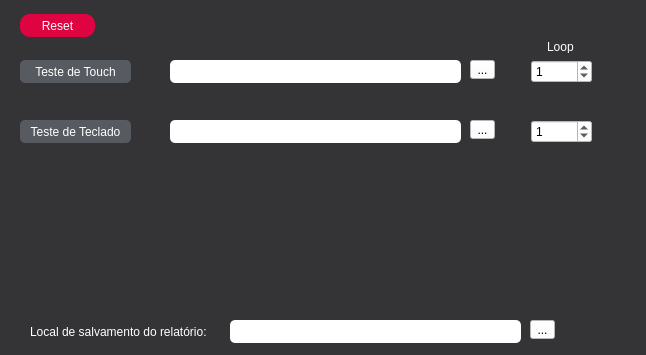
<?xml version="1.0" encoding="UTF-8"?>
<ui version="4.0">
 <class>MainWindow</class>
 <widget class="QMainWindow" name="MainWindow">
  <property name="geometry">
   <rect>
    <x>0</x>
    <y>0</y>
    <width>646</width>
    <height>355</height>
   </rect>
  </property>
  <property name="windowTitle">
   <string>Rotina de Teste</string>
  </property>
  <property name="accessibleName">
   <string/>
  </property>
  <property name="layoutDirection">
   <enum>Qt::LeftToRight</enum>
  </property>
  <property name="styleSheet">
   <string notr="true">background-color: #343436;</string>
  </property>
  <widget class="QWidget" name="centralwidget">
   <widget class="QPushButton" name="Botao_TesteTouch">
    <property name="geometry">
     <rect>
      <x>20</x>
      <y>60</y>
      <width>111</width>
      <height>23</height>
     </rect>
    </property>
    <property name="styleSheet">
     <string notr="true">QPushButton{

    background-color: rgb(87, 90, 97);
    color: rgb(255, 255, 255);
    border-radius:5
}

QPushButton:hover{

	background-color: rgb(113, 196, 223);
    color: rgb(34, 36, 43);
    border-radius:7
    
}
QPushButton:pressed{

	background-color: rgb(62, 101, 255);
    color: rgb(255, 255, 255);
    border-radius:10

}</string>
    </property>
    <property name="text">
     <string>Teste de Touch</string>
    </property>
   </widget>
   <widget class="QToolButton" name="Botao_DiretorioTouch">
    <property name="geometry">
     <rect>
      <x>470</x>
      <y>60</y>
      <width>25</width>
      <height>19</height>
     </rect>
    </property>
    <property name="styleSheet">
     <string notr="true">background-color: rgb(255, 255, 255);
color: rgb(0, 0, 0);</string>
    </property>
    <property name="text">
     <string>...</string>
    </property>
   </widget>
   <widget class="QSpinBox" name="Box_Valordeloop_Touch">
    <property name="geometry">
     <rect>
      <x>531</x>
      <y>60</y>
      <width>61</width>
      <height>23</height>
     </rect>
    </property>
    <property name="styleSheet">
     <string notr="true">background-color: rgb(255, 255, 255);
color: rgb(0, 0, 0);</string>
    </property>
    <property name="wrapping">
     <bool>true</bool>
    </property>
    <property name="minimum">
     <number>1</number>
    </property>
    <property name="maximum">
     <number>1000000</number>
    </property>
    <property name="value">
     <number>1</number>
    </property>
    <property name="displayIntegerBase">
     <number>10</number>
    </property>
   </widget>
   <widget class="QLabel" name="Label_Diretorio_EXE_Touch">
    <property name="geometry">
     <rect>
      <x>170</x>
      <y>60</y>
      <width>291</width>
      <height>23</height>
     </rect>
    </property>
    <property name="cursor">
     <cursorShape>IBeamCursor</cursorShape>
    </property>
    <property name="mouseTracking">
     <bool>false</bool>
    </property>
    <property name="tabletTracking">
     <bool>false</bool>
    </property>
    <property name="focusPolicy">
     <enum>Qt::NoFocus</enum>
    </property>
    <property name="acceptDrops">
     <bool>false</bool>
    </property>
    <property name="layoutDirection">
     <enum>Qt::LeftToRight</enum>
    </property>
    <property name="autoFillBackground">
     <bool>false</bool>
    </property>
    <property name="styleSheet">
     <string notr="true">background-color: rgb(255, 255, 255);
color: rgb(0, 0, 0);
font: 8pt &quot;MS Shell Dlg 2&quot;;
border-radius:5</string>
    </property>
    <property name="text">
     <string/>
    </property>
    <property name="scaledContents">
     <bool>false</bool>
    </property>
    <property name="alignment">
     <set>Qt::AlignCenter</set>
    </property>
    <property name="wordWrap">
     <bool>false</bool>
    </property>
    <property name="margin">
     <number>5</number>
    </property>
   </widget>
   <widget class="QLabel" name="Label_Diretorio_EXE_Teclado">
    <property name="geometry">
     <rect>
      <x>170</x>
      <y>120</y>
      <width>291</width>
      <height>23</height>
     </rect>
    </property>
    <property name="cursor">
     <cursorShape>IBeamCursor</cursorShape>
    </property>
    <property name="mouseTracking">
     <bool>true</bool>
    </property>
    <property name="styleSheet">
     <string notr="true">background-color: rgb(255, 255, 255);
color: rgb(0, 0, 0);
font: 8pt &quot;MS Shell Dlg 2&quot;;
border-radius:5</string>
    </property>
    <property name="text">
     <string/>
    </property>
    <property name="alignment">
     <set>Qt::AlignCenter</set>
    </property>
    <property name="margin">
     <number>5</number>
    </property>
   </widget>
   <widget class="QSpinBox" name="Box_Valordeloop_Teclado">
    <property name="geometry">
     <rect>
      <x>531</x>
      <y>120</y>
      <width>61</width>
      <height>23</height>
     </rect>
    </property>
    <property name="styleSheet">
     <string notr="true">background-color: rgb(255, 255, 255);
color: rgb(0, 0, 0);</string>
    </property>
    <property name="wrapping">
     <bool>true</bool>
    </property>
    <property name="readOnly">
     <bool>false</bool>
    </property>
    <property name="minimum">
     <number>1</number>
    </property>
    <property name="maximum">
     <number>1000000</number>
    </property>
    <property name="value">
     <number>1</number>
    </property>
   </widget>
   <widget class="QPushButton" name="Botao_TesteTeclado">
    <property name="geometry">
     <rect>
      <x>20</x>
      <y>120</y>
      <width>111</width>
      <height>23</height>
     </rect>
    </property>
    <property name="styleSheet">
     <string notr="true">QPushButton{

    background-color: rgb(87, 90, 97);
    color: rgb(255, 255, 255);
    border-radius:5
}

QPushButton:hover{

	background-color: rgb(113, 196, 223);
    color: rgb(34, 36, 43);
    border-radius:7
    
}
QPushButton:pressed{

	background-color: rgb(62, 101, 255);
    color: rgb(255, 255, 255);
    border-radius:10

}</string>
    </property>
    <property name="text">
     <string>Teste de Teclado</string>
    </property>
   </widget>
   <widget class="QToolButton" name="Botao_DiretorioTeclado">
    <property name="geometry">
     <rect>
      <x>470</x>
      <y>120</y>
      <width>25</width>
      <height>19</height>
     </rect>
    </property>
    <property name="styleSheet">
     <string notr="true">background-color: rgb(255, 255, 255);
color: rgb(0, 0, 0);</string>
    </property>
    <property name="text">
     <string>...</string>
    </property>
   </widget>
   <widget class="QLabel" name="Texto_Loop">
    <property name="geometry">
     <rect>
      <x>547</x>
      <y>40</y>
      <width>47</width>
      <height>13</height>
     </rect>
    </property>
    <property name="styleSheet">
     <string notr="true">color: rgb(255, 255, 255);</string>
    </property>
    <property name="text">
     <string>Loop</string>
    </property>
   </widget>
   <widget class="QPushButton" name="Botao_reset">
    <property name="geometry">
     <rect>
      <x>20</x>
      <y>14</y>
      <width>75</width>
      <height>23</height>
     </rect>
    </property>
    <property name="styleSheet">
     <string notr="true">QPushButton{
	color: white;
	background-color: #de0341;
	border-radius: 10;
}
QPushButton:hover{

	background-color: rgb(113, 196, 223);
    color: rgb(34, 36, 43);
    border-radius:7
    
}
QPushButton:pressed{
	border: 2px solid #de0341;
	background-color:white;
    color: #de0341;
    border-radius:10
}</string>
    </property>
    <property name="text">
     <string>Reset</string>
    </property>
   </widget>
   <widget class="QLabel" name="Label_Diretorio_Salvamento">
    <property name="geometry">
     <rect>
      <x>230</x>
      <y>320</y>
      <width>291</width>
      <height>23</height>
     </rect>
    </property>
    <property name="cursor">
     <cursorShape>IBeamCursor</cursorShape>
    </property>
    <property name="mouseTracking">
     <bool>false</bool>
    </property>
    <property name="styleSheet">
     <string notr="true">background-color: rgb(255, 255, 255);
color: rgb(0, 0, 0);
font: 8pt &quot;MS Shell Dlg 2&quot;;
border-radius:5</string>
    </property>
    <property name="text">
     <string/>
    </property>
    <property name="alignment">
     <set>Qt::AlignCenter</set>
    </property>
    <property name="margin">
     <number>0</number>
    </property>
    <property name="indent">
     <number>0</number>
    </property>
   </widget>
   <widget class="QLabel" name="Texto_Localdesalvamento">
    <property name="geometry">
     <rect>
      <x>30</x>
      <y>320</y>
      <width>191</width>
      <height>23</height>
     </rect>
    </property>
    <property name="styleSheet">
     <string notr="true">color: rgb(255, 255, 255);</string>
    </property>
    <property name="text">
     <string>Local de salvamento do relatório:</string>
    </property>
   </widget>
   <widget class="QToolButton" name="Botao_DiretorioSalvamento">
    <property name="geometry">
     <rect>
      <x>530</x>
      <y>320</y>
      <width>25</width>
      <height>19</height>
     </rect>
    </property>
    <property name="styleSheet">
     <string notr="true">background-color: rgb(255, 255, 255);
color: rgb(0, 0, 0);</string>
    </property>
    <property name="text">
     <string>...</string>
    </property>
   </widget>
  </widget>
 </widget>
 <resources/>
 <connections/>
</ui>
